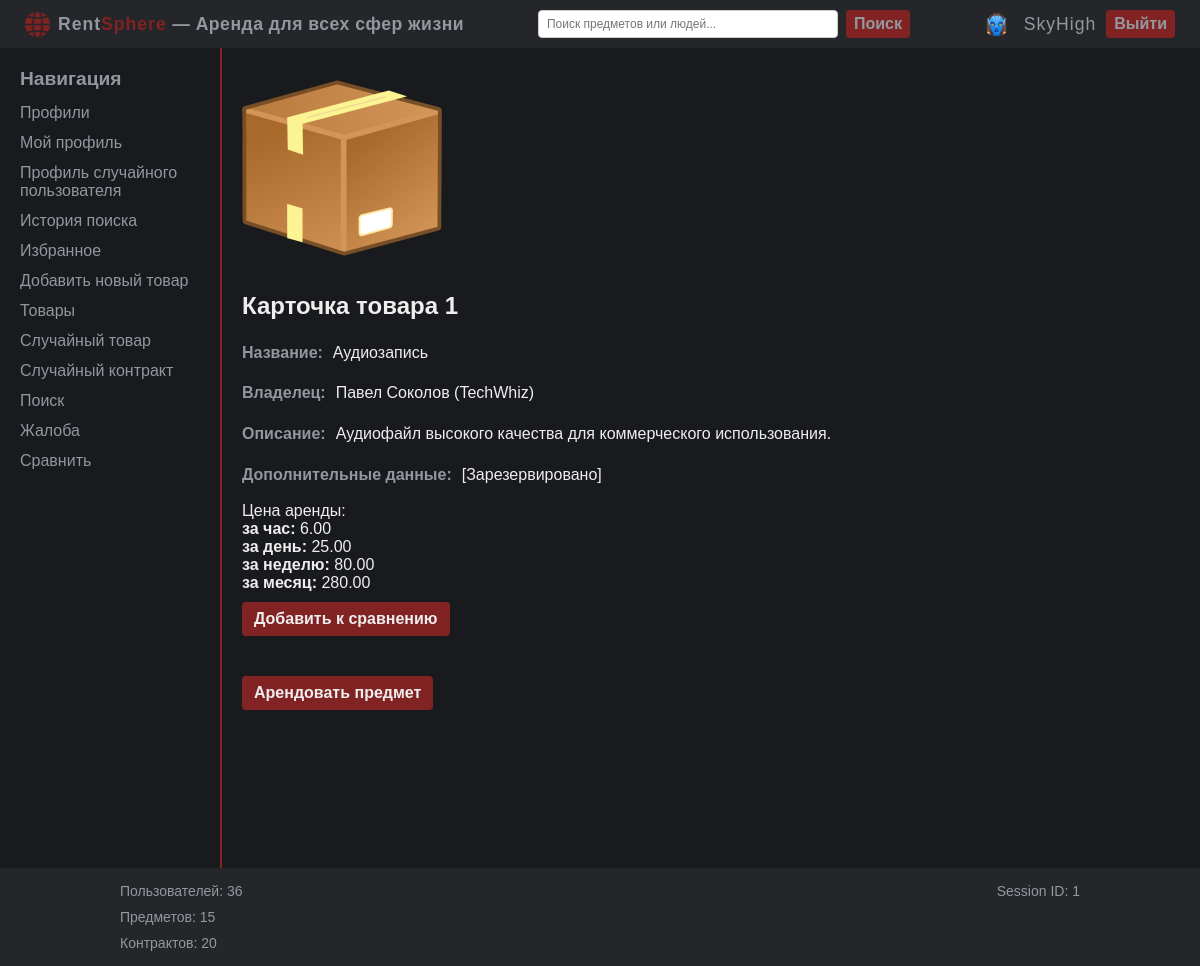
The app's page /items/1 (signed in) with its own data.
### models.py (models this page shows, shortened)
class User(Base):
    __tablename__ = "users"
    id = Column(Integer, primary_key=True)
    login = Column(String(100), unique=True, nullable=False)
    password = Column(String(200), nullable=False)
    ipn = Column(Integer)
    first_name = Column(String(100))
    last_name = Column(String(100))
    phone_number = Column(String(20))
    email = Column(String(100), unique=True, nullable=False)
    avatar = Column(String(255))
    register_date = Column(Integer)
    compare_items = Column(types.JSON, default=[], nullable=True)
    items = relationship("Item", backref="owner_user")

class Item(Base):
    __tablename__ = "items"
    id = Column(Integer, primary_key=True)
    photo = Column(String(255))
    name = Column(String(255), nullable=False)
    desc = Column(Text)
    price_h = Column(Numeric(10, 2), nullable=True)
    price_d = Column(Numeric(10, 2), nullable=True)
    price_w = Column(Numeric(10, 2), nullable=True)
    price_m = Column(Numeric(10, 2), nullable=True)
    owner_id = Column(Integer, ForeignKey("users.id"))
    owner = relationship("User", backref="owner_items")

### app.py (the view)
@app.route("/items/<item_id>", methods=["GET", "POST", "DELETE"])
def item_details(item_id):
    if request.method == "GET":
        if not session.get("user_id"):
            return redirect(url_for("login"))
        item = models.Item.query.filter_by(id=item_id).first()
        if not item:
            return "Item not found", 404
        item_data = {"photo": item.photo,
                     "name": item.name,
                     "desc": item.desc,
                     "price_h": item.price_h,
                     "price_d": item.price_d,
                     "price_w": item.price_w,
                     "price_m": item.price_m,
                     "owner_id": item.owner_id}
        owner = models.User.query.filter_by(id=item.owner_id).first()
        item_owner_data = {
            "first_name": owner.first_name,
            "last_name": owner.last_name,
            "login": owner.login,
        } if owner else None
        contract = models.Contract.query.filter_by(item_id=item_id).first()
        contract_data = {
            "renter_id": contract.renter_id,
            "date_end": contract.date_end,
            "is_available": contract.is_available,
        } if contract else None
        item_renter_data = None
        if contract and contract.renter_id:
            renter = models.User.query.filter_by(id=contract.renter_id).first()
            item_renter_data = {
                "first_name": renter.first_name,
                "last_name": renter.last_name,
                "login": renter.login,
            } if renter else None
        user_id = session.get("user_id")
        user = models.User.query.filter_by(id=user_id).first()
        compare_list = user.compare_items or []
        return render_template("item_details.html",
                               item_id=item_id,
                               item=item_data,
                               contract=contract_data,
                               item_owner=item_owner_data,
                               item_renter=item_renter_data,
                               compare_list=compare_list,
                               user=True)
    if request.method == "POST":
        return "POST"
    if request.method == "DELETE":
        return f"DELETE {item_id}"

### app.py (called while the page is built)
@app.teardown_request
def teardown_request(exceptions=None):
    db_session.remove()

@app.context_processor
def stats_data():
    session_id = session.get("user_id")
    users_total = models.User.query.count()
    items_total = models.Item.query.count()
    contracts_total = models.Contract.query.count()
    stats = {"users_total": users_total,
             "items_total": items_total,
             "contracts_total": contracts_total,
             "session_id": session_id}
    return dict(stats=stats)

@app.context_processor
def inject_user():
    user_id = session.get("user_id")
    user_data = {"id": None, "login": "Guest"}
    if user_id:
        try:
            user_id = int(user_id)
            user = models.User.query.filter_by(id=user_id).first()
            if user:
                user_data = {"id": user.id, "login": user.login}
        except (TypeError, ValueError):
            print(f"Пользователь с ID неверного типа: {type(user_id)}")
            user_data["id"] = None
            session["user_id"] = None
    return {"current_user": user_data}

### templates/item_details.html (shortened to what this page needs)
{% extends 'base.html' %}
{% block content %}
    {% if user %}
        <div class="item-image">
            <img src="{{ url_for('static', filename='images/items/default_item.png') }}" alt="Image" width="300" height="300">
        </div>
        <div class="item-content">
            <h2>Карточка товара {{ item_id }}</h2>
            <div class="item-info-field"><strong>Название:</strong> <span>{{ item.name }}</span></div>
            <div class="item-info-field"><strong>Владелец:</strong> <span>{{ item_owner.first_name }} {{ item_owner.last_name }} ({{ item_owner.login }})</span></div>
            <div class="item-info-field"><strong>Описание:</strong> <span>{{ item.desc }}</span></div>
            <div class="item-info-field"><strong>Дополнительные данные:</strong> <span>[Зарезервировано]</span></div>
            <span class="item-price-field">Цена аренды:</span>
            {% if item.price_h %}
            <div class="item-price-field"><strong>за час:</strong> <span>{{ item.price_h }}</span></div>
            {% endif %}
            {% if item.price_d %}
                <div class="item-price-field"><strong>за день:</strong> <span>{{ item.price_d }}</span></div>
            {% endif %}
            {% if item.price_w %}
                <div class="item-price-field"><strong>за неделю:</strong> <span>{{ item.price_w }}</span></div>
            {% endif %}
            {% if item.price_m %}
                <div class="item-price-field"><strong>за месяц:</strong> <span>{{ item.price_m }}</span></div>
            {% endif %}
        </div>
        <form action="{{ url_for('add_to_compare') }}" method="GET" class="compare-form-item">
                {% if item_id in compare_list %}
                    <button type="submit" class="compare-button-remove">
                    Убрать из сравнения
                    </button>
                {% else %}
                    <button type="submit" class="compare-button-add">
                    Добавить к сравнению
                    </button>
                {% endif %}
        </form>
        {% if contract.is_available %}
            <form action="{{ url_for('create_contract') }}" method="GET" class="book-item">
                    <button type="submit" class="button-book-item">
                    Арендовать предмет
                    </button>
            </form>
        {% else %}
            <div>Товар недоступен к бронированию.</div>
        {% endif %}
    {% else %}
        <div class="no-data">Товар не найден или данные недоступны.</div>
    {% endif %}
{% endblock %}

### templates/base.html (shortened to what this page needs)
<!DOCTYPE html>
<html lang="ru">
<head>
    <link rel="stylesheet" href="{{ url_for('static', filename='css/styles.css') }}">
</head>
<body>
    <div class="layout">
        <div class="header">
            <div class="header-left">
                <img src="{{ url_for('static', filename='images/logo_red.png') }}" alt="Logo" class="logo">
                <span class="brand-name"><span class="rent">Rent</span><span class="sphere">Sphere</span> — Аренда для всех сфер жизни</span>
            </div>
            <form class="header-search" action="/search" method="GET">
                <input type="text" name="q" class="search-field" placeholder="Поиск предметов или людей...">
                <button type="submit" class="search-button">Поиск</button>
            </form>
            <div class="header-right">
                {% if not current_user.id %}
                    <a href="/login">Войти</a>
                    <a href="/register">Регистрация</a>
                {% else %}
                    <img src="{{ url_for('static', filename='images/default_avatar.png') }}" alt="Аватар" class="header-avatar">
                    <span class="header-user">{{ current_user.login }}</span>
                    <a href="/logout">Выйти</a>
                {% endif %}
            </div>
        </div>
        <div class="center-container">
            <div class="sidebar">
                <span>Навигация</span>
                {% if current_user.id %}
                    <a href="/profiles">Профили</a>
                    <a href="{{ url_for('profile', user_id=current_user.id) }}">Мой профиль</a>
                    <a href="/profiles/random_user">Профиль случайного пользователя</a>
                    <a href="/profiles/search_history">История поиска</a>
                    <a href="/profiles/favorites">Избранное</a>
                    <a href="/items/add">Добавить новый товар</a>
                    <a href="/items">Товары</a>
                    <a href="/items/random_item_details">Случайный товар</a>
                    <a href="/contracts/random_contract">Случайный контракт</a>
                    <a href="/search">Поиск</a>
                    <a href="/complain">Жалоба</a>
                    <a href="/compare">Сравнить</a>
                {% endif %}
            </div>
            <div class="content-area">
                {% block content %}{% endblock %}
            </div>
        </div>
        <div class="footer">
            <table class="stats-table">
                <tr>
                    <td class="left-col">Пользователей: {{ stats.users_total }}</td>
                    <td class="right-col">Session ID: {{ stats.session_id }}</td>
                </tr>
                <tr>
                    <td class="left-col">Предметов: {{ stats.items_total }}</td>
                    <td class="right-col"></td>
                </tr>
                <tr>
                    <td class="left-col">Контрактов: {{ stats.contracts_total }}</td>
                    <td class="right-col"></td>
                </tr>
            </table>
        </div>
    </div>
</body>
</html>

### static/css/styles.css (style rules this page uses)
body { background-color: #181A1D; color: #EEEEEE; margin: 0; font-family: Arial, sans-serif; }
.header, .footer { background-color: #242629; color: #9398A0; padding: 10px; text-align: center; }
.center-container { display: flex; }
.content-area { flex-grow: 1; background-color: #181A1D; padding: 20px; color: #EEEEEE; }
.stats-table { width: 1000px; margin: 0 auto; border-collapse: collapse; }
.stats-table td { padding: 5px 20px; vertical-align: middle; border: none; font-size: 14px; }
.left-col { text-align: left; }
.right-col { text-align: right; }

### static/css/modules/sidebar.css (style rules this page uses)
.sidebar { background-color: #181A1D; color: #92979F; padding: 20px; width: 180px; height: calc(100vh - 20px); overflow-y: auto; float: left; }
.sidebar span { font-size: 1.2em; margin-bottom: 8px; display: block; font-weight: bold; }
.sidebar a { display: block; color: #92979F; text-decoration: none; padding: 6px 0; }
.sidebar + .content-area { border-left: 2px solid #812223; }

### static/css/modules/forms.css (style rules this page uses)
.compare-form-item { display: inline-block; margin: 10px 0; }
.compare-form-item button { color: #EEEEEE; background-color: #812223; padding: 8px 12px; font-weight: bold; font-size: 1em; border: none; border-radius: 4px; cursor: pointer; transition: background-color 0.3s ease, transform 0.2s ease; width: auto; }
.compare-button-add { background-color: #812223; }
.book-item { margin-top: 20px; }
.button-book-item { color: #EEEEEE; background-color: #812223; padding: 8px 12px; font-weight: bold; font-size: 1em; border: none; border-radius: 4px; cursor: pointer; transition: background-color 0.3s ease, transform 0.2s ease; margin-top: 10px; }

### static/css/modules/header.css (style rules this page uses)
.header { display: flex; justify-content: space-between; align-items: center; padding: 5px 10px; background-color: #242629; }
.header-left { display: flex; align-items: center; }
.logo { width: 25px; height: 25px; margin-right: 8px; margin-left: 15px; }
.brand-name { color: #9398A0; font-weight: bold; font-size: 1.1em; letter-spacing: 0.5px; }
.rent { font-weight: bold; color: #9398A0; letter-spacing: 1px; }
.sphere { font-weight: bold; color: #812223; letter-spacing: 1px; }
.header-search { display: flex; align-items: center; justify-content: center; flex: 1; }
.search-field { padding: 6px 8px; font-size: 12px; border: 1px solid #ccc; border-radius: 4px; width: 300px; box-sizing: border-box; }
.search-button { color: #9398A0; background-color: #812223; padding: 5px 8px; font-weight: bold; font-size: 1em; border: none; border-radius: 4px; cursor: pointer; margin-left: 8px; transition: background-color 0.3s ease; }
.header-right { display: flex; align-items: center; justify-content: flex-end; gap: 10px; }
.header a { color: #9398A0; background-color: #812223; padding: 5px 8px; text-decoration: none; font-weight: bold; font-size: 1em; border-radius: 4px; margin-right: 15px; transition: background-color 0.3s ease; }
.header-avatar { width: 25px; height: 25px; border-radius: 50%; margin-right: 5px; }
.header-user { color: #9398A0; font-size: 1.1em; letter-spacing: 1px; display: flex; align-items: center; }

### static/css/modules/item.css (style rules this page uses)
.item-image img { width: 200px; height: 200px; object-fit: cover; border-radius: 8px; }

### static/css/modules/contract.css (style rules this page uses)
.item-info-field { display: flex; flex-wrap: wrap; margin-bottom: 15px; line-height: 1.6; font-size: 16px; }
.item-info-field strong { margin-right: 10px; color: #92979F; }

### records on screen
User: login "SkyHigh"
Item: name "Аудиозапись", desc "Аудиофайл высокого качества для коммерческого использования.", price_h "6.00", price_d "25.00", price_w "80.00", price_m "280.00"
User: first_name "Павел", last_name "Соколов", login "TechWhiz"

### other values on screen
{{ item_id }} "1"
{{ stats.users_total }} "36"
{{ stats.session_id }} "1"
{{ stats.items_total }} "15"
{{ stats.contracts_total }} "20"
